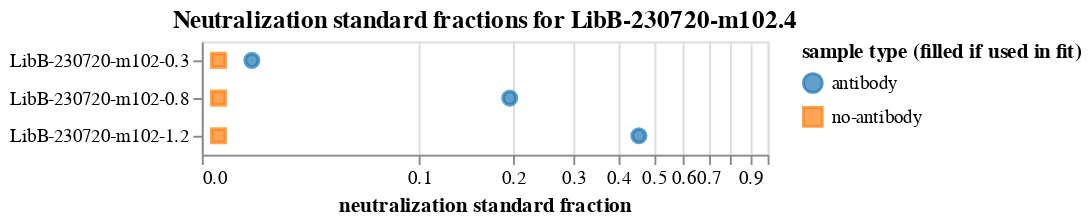

The notebook cell saved with this chart:
### Markdown cell above
Plot the neutralization standard fractions for each sample:

### Code cell
neut_standard_fracs_chart = (
    alt.Chart(
        neut_standard_fracs.rename(
            columns={"antibody_frac": "antibody", "no-antibody_frac": "no-antibody"}
        ).melt(
            id_vars=["sample", "use_in_fit", "concentration"],
            value_vars=["antibody", "no-antibody"],
            var_name="sample type",
            value_name="neutralization standard fraction",
        )
    )
    .encode(
        x=alt.X(
            "neutralization standard fraction",
            scale=alt.Scale(type="symlog", constant=0.04, domainMax=1),
        ),
        y=alt.Y("sample", sort=alt.SortField("concentration"), title=None),
        shape=alt.Shape("sample type", title="sample type (filled if used in fit)"),
        stroke=alt.Color(
            "sample type", scale=alt.Scale(range=["#1F77B4FF", "#FF7F0EFF"])
        ),
        color=alt.Color(
            "sample type", scale=alt.Scale(range=["#1F77B4FF", "#FF7F0EFF"])
        ),
        fillOpacity=alt.Opacity(
            "use_in_fit",
            scale=alt.Scale(domain=[True, False], range=[1, 0]),
        ),
        tooltip=[
            "sample",
            alt.Tooltip("concentration", format=".3g"),
            alt.Tooltip("neutralization standard fraction", format=".3g"),
        ],
    )
    .mark_point(filled=True, size=50)
    .configure_axis(labelLimit=500)
    .properties(title=f"Neutralization standard fractions for {selection}")
)

neut_standard_fracs_chart

### Figure 1 — Vega-Lite specification as saved in the notebook (floating-point values rounded to 4 significant figures)
{"config": {"view": {"continuousWidth": 300, "continuousHeight": 300}, "axis": {"labelLimit": 500}}, "data": {"name": "data-552796bfe99060344db4bfa6f407e903"}, "mark": {"type": "point", "filled": true, "size": 50}, "encoding": {"color": {"field": "sample type", "scale": {"range": ["#1F77B4FF", "#FF7F0EFF"]}, "type": "nominal"}, "fillOpacity": {"field": "use_in_fit", "scale": {"domain": [true, false], "range": [1, 0]}, "type": "nominal"}, "shape": {"field": "sample type", "title": "sample type (filled if used in fit)", "type": "nominal"}, "stroke": {"field": "sample type", "scale": {"range": ["#1F77B4FF", "#FF7F0EFF"]}, "type": "nominal"}, "tooltip": [{"field": "sample", "type": "nominal"}, {"field": "concentration", "format": ".3g", "type": "quantitative"}, {"field": "neutralization standard fraction", "format": ".3g", "type": "quantitative"}], "x": {"field": "neutralization standard fraction", "scale": {"constant": 0.04, "domainMax": 1, "type": "symlog"}, "type": "quantitative"}, "y": {"field": "sample", "sort": {"field": "concentration"}, "title": null, "type": "nominal"}}, "title": "Neutralization standard fractions for LibB-230720-m102.4", "$schema": "https://vega.github.io/schema/vega-lite/v5.8.0.json", "datasets": {"data-552796bfe99060344db4bfa6f407e903": [{"sample": "LibB-230720-m102-0.3", "use_in_fit": true, "concentration": 0.3, "sample type": "antibody", "neutralization standard fraction": 0.01337}, {"sample": "LibB-230720-m102-0.8", "use_in_fit": true, "concentration": 0.8, "sample type": "antibody", "neutralization standard fraction": 0.1956}, {"sample": "LibB-230720-m102-1.2", "use_in_fit": true, "concentration": 1.2, "sample type": "antibody", "neutralization standard fraction": 0.4556}, {"sample": "LibB-230720-m102-0.3", "use_in_fit": true, "concentration": 0.3, "sample type": "no-antibody", "neutralization standard fraction": 0.004034}, {"sample": "LibB-230720-m102-0.8", "use_in_fit": true, "concentration": 0.8, "sample type": "no-antibody", "neutralization standard fraction": 0.004034}, {"sample": "LibB-230720-m102-1.2", "use_in_fit": true, "concentration": 1.2, "sample type": "no-antibody", "neutralization standard fraction": 0.004034}]}}
